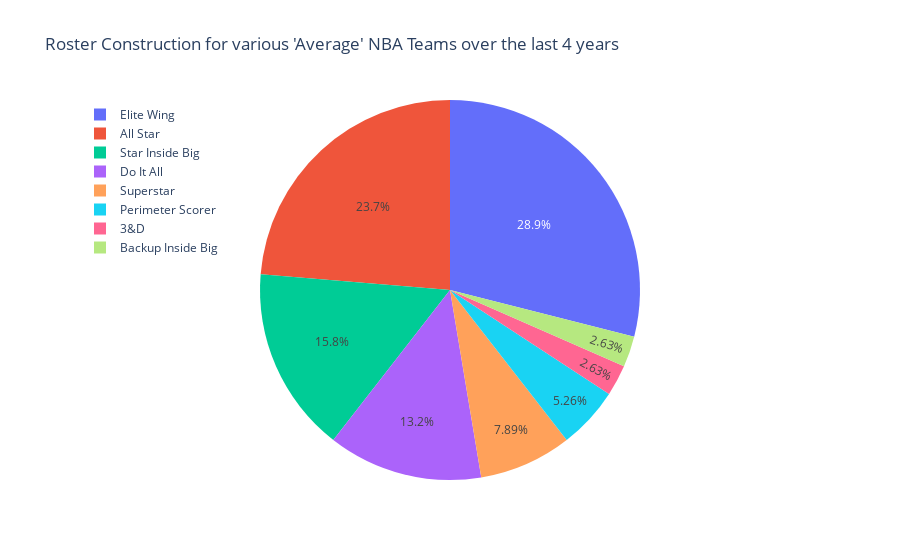

The notebook cell saved with this chart:
### Code cell
st.header("Roster Construction for various 'Average' NBA Teams over the last 4 years")
labels = dfAverage.Role.unique()
values = dfAverage['Role'].value_counts(normalize=False)

fig8 = go.Figure(data =[go.Pie(labels=labels, values=values)])
fig8.update_layout(
    title="Roster Construction for various 'Average' NBA Teams over the last 4 years",
    legend=dict(
        x=0,
        y=1.0,
        bgcolor='rgba(255, 255, 255, 0)',
        bordercolor='rgba(255, 255, 255, 0)'
    ),
    barmode='group',
    bargap=0.15, # gap between bars of adjacent location coordinates.
    bargroupgap=0.1 # gap between bars of the same location coordinate.
)
st.write(fig8)
fig8.show()

### Figure 1 — Plotly figure (JSON) as saved in the notebook; plotly's stock layout.template omitted (floating-point values rounded to 4 significant figures)
{"data": [{"labels": ["Elite Wing", "All Star", "Star Inside Big", "Do It All", "Superstar", "Perimeter Scorer", "3&D", "Backup Inside Big"], "type": "pie", "values": [11, 9, 6, 5, 3, 2, 1, 1]}], "layout": {"bargap": 0.15, "bargroupgap": 0.1, "barmode": "group", "legend": {"bgcolor": "rgba(255, 255, 255, 0)", "bordercolor": "rgba(255, 255, 255, 0)", "x": 0, "y": 1}, "title": {"text": "Roster Construction for various 'Average' NBA Teams over the last 4 years"}}}
